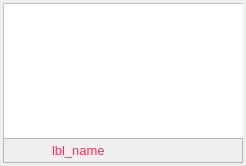
<?xml version="1.0" encoding="UTF-8"?>
<ui version="4.0">
 <class>camera_item</class>
 <widget class="QWidget" name="camera_item">
  <property name="geometry">
   <rect>
    <x>0</x>
    <y>0</y>
    <width>246</width>
    <height>166</height>
   </rect>
  </property>
  <property name="sizePolicy">
   <sizepolicy hsizetype="Fixed" vsizetype="Fixed">
    <horstretch>0</horstretch>
    <verstretch>0</verstretch>
   </sizepolicy>
  </property>
  <property name="minimumSize">
   <size>
    <width>240</width>
    <height>160</height>
   </size>
  </property>
  <property name="baseSize">
   <size>
    <width>0</width>
    <height>0</height>
   </size>
  </property>
  <property name="windowTitle">
   <string>Form</string>
  </property>
  <property name="styleSheet">
   <string notr="true"/>
  </property>
  <layout class="QVBoxLayout" name="verticalLayout">
   <property name="spacing">
    <number>0</number>
   </property>
   <property name="leftMargin">
    <number>3</number>
   </property>
   <property name="topMargin">
    <number>3</number>
   </property>
   <property name="rightMargin">
    <number>3</number>
   </property>
   <property name="bottomMargin">
    <number>3</number>
   </property>
   <item>
    <widget class="QFrame" name="video_frame">
     <property name="enabled">
      <bool>true</bool>
     </property>
     <property name="sizePolicy">
      <sizepolicy hsizetype="Fixed" vsizetype="Fixed">
       <horstretch>0</horstretch>
       <verstretch>0</verstretch>
      </sizepolicy>
     </property>
     <property name="minimumSize">
      <size>
       <width>240</width>
       <height>135</height>
      </size>
     </property>
     <property name="maximumSize">
      <size>
       <width>240</width>
       <height>135</height>
      </size>
     </property>
     <property name="sizeIncrement">
      <size>
       <width>0</width>
       <height>0</height>
      </size>
     </property>
     <property name="baseSize">
      <size>
       <width>0</width>
       <height>0</height>
      </size>
     </property>
     <property name="styleSheet">
      <string notr="true">background-color:#fff</string>
     </property>
     <property name="frameShape">
      <enum>QFrame::StyledPanel</enum>
     </property>
     <property name="frameShadow">
      <enum>QFrame::Sunken</enum>
     </property>
     <layout class="QHBoxLayout" name="horizontalLayout_3">
      <property name="spacing">
       <number>0</number>
      </property>
      <property name="leftMargin">
       <number>0</number>
      </property>
      <property name="topMargin">
       <number>0</number>
      </property>
      <property name="rightMargin">
       <number>0</number>
      </property>
      <property name="bottomMargin">
       <number>0</number>
      </property>
      <item>
       <layout class="QVBoxLayout" name="video_holder">
        <property name="spacing">
         <number>0</number>
        </property>
        <property name="sizeConstraint">
         <enum>QLayout::SetFixedSize</enum>
        </property>
        <item>
         <widget class="QLabel" name="cv2_holder">
          <property name="sizePolicy">
           <sizepolicy hsizetype="Fixed" vsizetype="Fixed">
            <horstretch>0</horstretch>
            <verstretch>0</verstretch>
           </sizepolicy>
          </property>
          <property name="minimumSize">
           <size>
            <width>240</width>
            <height>135</height>
           </size>
          </property>
          <property name="maximumSize">
           <size>
            <width>240</width>
            <height>135</height>
           </size>
          </property>
          <property name="baseSize">
           <size>
            <width>240</width>
            <height>135</height>
           </size>
          </property>
          <property name="text">
           <string/>
          </property>
         </widget>
        </item>
       </layout>
      </item>
     </layout>
    </widget>
   </item>
   <item>
    <widget class="QFrame" name="add_cam_frame">
     <property name="sizePolicy">
      <sizepolicy hsizetype="Preferred" vsizetype="Fixed">
       <horstretch>0</horstretch>
       <verstretch>0</verstretch>
      </sizepolicy>
     </property>
     <property name="minimumSize">
      <size>
       <width>0</width>
       <height>25</height>
      </size>
     </property>
     <property name="styleSheet">
      <string notr="true">bac</string>
     </property>
     <property name="frameShape">
      <enum>QFrame::StyledPanel</enum>
     </property>
     <property name="frameShadow">
      <enum>QFrame::Sunken</enum>
     </property>
     <layout class="QHBoxLayout" name="horizontalLayout">
      <property name="spacing">
       <number>5</number>
      </property>
      <property name="leftMargin">
       <number>0</number>
      </property>
      <property name="topMargin">
       <number>0</number>
      </property>
      <property name="rightMargin">
       <number>0</number>
      </property>
      <property name="bottomMargin">
       <number>0</number>
      </property>
      <item>
       <widget class="QPushButton" name="btn_play_pause">
        <property name="sizePolicy">
         <sizepolicy hsizetype="Fixed" vsizetype="Fixed">
          <horstretch>0</horstretch>
          <verstretch>0</verstretch>
         </sizepolicy>
        </property>
        <property name="minimumSize">
         <size>
          <width>16</width>
          <height>16</height>
         </size>
        </property>
        <property name="font">
         <font>
          <family>Arial</family>
          <pointsize>10</pointsize>
         </font>
        </property>
        <property name="toolTip">
         <string>&lt;html&gt;&lt;head/&gt;&lt;body&gt;&lt;p&gt;Play&lt;/p&gt;&lt;/body&gt;&lt;/html&gt;</string>
        </property>
        <property name="styleSheet">
         <string notr="true"/>
        </property>
        <property name="text">
         <string/>
        </property>
        <property name="icon">
         <iconset>
          <normaloff>../icons/play-b.png</normaloff>../icons/play-b.png</iconset>
        </property>
        <property name="flat">
         <bool>true</bool>
        </property>
       </widget>
      </item>
      <item>
       <widget class="QLabel" name="lbl_name">
        <property name="sizePolicy">
         <sizepolicy hsizetype="Preferred" vsizetype="Fixed">
          <horstretch>0</horstretch>
          <verstretch>0</verstretch>
         </sizepolicy>
        </property>
        <property name="minimumSize">
         <size>
          <width>0</width>
          <height>0</height>
         </size>
        </property>
        <property name="sizeIncrement">
         <size>
          <width>0</width>
          <height>0</height>
         </size>
        </property>
        <property name="font">
         <font>
          <family>Arial</family>
          <pointsize>10</pointsize>
         </font>
        </property>
        <property name="styleSheet">
         <string notr="true">color:#ff2d55
</string>
        </property>
        <property name="text">
         <string>lbl_name</string>
        </property>
       </widget>
      </item>
      <item>
       <widget class="QPushButton" name="btn_trash">
        <property name="sizePolicy">
         <sizepolicy hsizetype="Fixed" vsizetype="Fixed">
          <horstretch>0</horstretch>
          <verstretch>0</verstretch>
         </sizepolicy>
        </property>
        <property name="minimumSize">
         <size>
          <width>16</width>
          <height>16</height>
         </size>
        </property>
        <property name="font">
         <font>
          <family>Arial</family>
          <pointsize>10</pointsize>
         </font>
        </property>
        <property name="styleSheet">
         <string notr="true"/>
        </property>
        <property name="text">
         <string/>
        </property>
        <property name="icon">
         <iconset>
          <normaloff>../icons/trash-b.png</normaloff>../icons/trash-b.png</iconset>
        </property>
        <property name="iconSize">
         <size>
          <width>16</width>
          <height>16</height>
         </size>
        </property>
        <property name="flat">
         <bool>true</bool>
        </property>
       </widget>
      </item>
     </layout>
    </widget>
   </item>
  </layout>
 </widget>
 <resources/>
 <connections/>
</ui>
